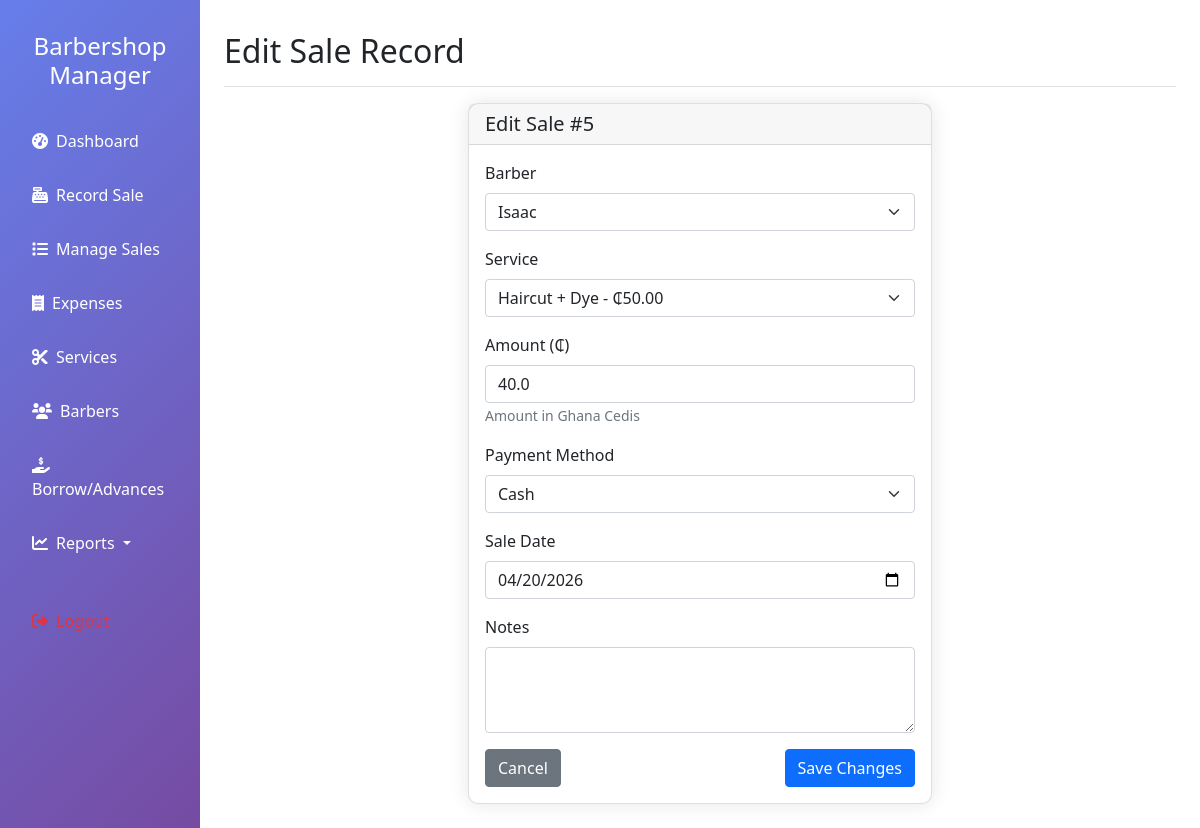
Screenshot of /sales/edit/5 (signed in) with the database file from the repository.
### app/models.py (models this page shows, shortened)
class Sale(db.Model):
    __tablename__ = 'sales'
    id = db.Column(db.Integer, primary_key=True)
    barber_id = db.Column(db.Integer, db.ForeignKey('barbers.id'), nullable=False)
    service_id = db.Column(db.Integer, db.ForeignKey('services.id'), nullable=False)
    custom_service_name = db.Column(db.String(100))
    amount = db.Column(db.Float, nullable=False)
    payment_method = db.Column(db.String(20), nullable=False)  # 'cash' or 'momo'
    sale_date = db.Column(db.Date, nullable=False, default=datetime.utcnow().date)
    notes = db.Column(db.Text)
    created_at = db.Column(db.DateTime, default=datetime.utcnow)

class Barber(db.Model):
    __tablename__ = 'barbers'
    id = db.Column(db.Integer, primary_key=True)
    name = db.Column(db.String(100), nullable=False)
    phone = db.Column(db.String(20))
    email = db.Column(db.String(100))
    active = db.Column(db.Boolean, default=True)
    created_at = db.Column(db.DateTime, default=datetime.utcnow)
    sales = db.relationship('Sale', backref='barber', lazy=True, cascade='all, delete-orphan')
    advances = db.relationship('BarberAdvance', backref='barber', lazy=True, cascade='all, delete-orphan')

class Service(db.Model):
    __tablename__ = 'services'
    id = db.Column(db.Integer, primary_key=True)
    name = db.Column(db.String(100), nullable=False)
    default_price = db.Column(db.Float, nullable=False)
    description = db.Column(db.Text)
    active = db.Column(db.Boolean, default=True)
    created_at = db.Column(db.DateTime, default=datetime.utcnow)
    sales = db.relationship('Sale', backref='service', lazy=True)

### app/sales/routes.py (the view, shortened to what this page needs)
@sales_bp.route('/edit/<int:sale_id>', methods=['GET', 'POST'])
@login_required
def edit_sale(sale_id):
    sale = Sale.query.get_or_404(sale_id)
    barbers = Barber.query.filter_by(active=True).all()
    services = Service.query.filter_by(active=True).all()
    return render_template('sales/edit_sale.html', sale=sale, barbers=barbers, services=services)

### app/extensions.py (called while the page is built)
def init_login_manager(app):
    from app.models import Admin
    @login_manager.user_loader
    def load_user(user_id):
        return Admin.query.get(int(user_id))
    login_manager.init_app(app)

### app/templates/sales/edit_sale.html (shortened to what this page needs)
{% extends "base.html" %}
{% block page_title %}Edit Sale Record{% endblock %}
{% block content %}
<div class="row justify-content-center">
    <div class="col-md-6">
        <div class="card">
            <div class="card-header">
                <h5 class="mb-0">Edit Sale #{{ sale.id }}</h5>
            </div>
            <div class="card-body">
                <form method="POST">
                    <div class="mb-3">
                        <label class="form-label">Barber</label>
                        <select name="barber_id" class="form-select" required>
                            {% for barber in barbers %}
                            <option value="{{ barber.id }}" {% if barber.id == sale.barber_id %}selected{% endif %}>
                                {{ barber.name }}
                            </option>
                            {% endfor %}
                        </select>
                    </div>
                    <div class="mb-3">
                        <label class="form-label">Service</label>
                        <select name="service_id" id="service_id" class="form-select" required>
                            {% for service in services %}
                            <option value="{{ service.id }}" data-price="{{ service.default_price }}" {% if service.id == sale.service_id %}selected{% endif %}>
                                {{ service.name }} - ₵{{ "%.2f"|format(service.default_price) }}
                            </option>
                            {% endfor %}
                        </select>
                    </div>
                    <div class="mb-3">
                        <label class="form-label">Amount (₵)</label>
                        <input type="number" name="amount" id="amount" class="form-control" step="0.01" value="{{ sale.amount }}" required>
                        <small class="text-muted">Amount in Ghana Cedis</small>
                    </div>
                    <div class="mb-3">
                        <label class="form-label">Payment Method</label>
                        <select name="payment_method" class="form-select" required>
                            <option value="cash" {% if sale.payment_method == 'cash' %}selected{% endif %}>Cash</option>
                        </select>
                    </div>
                    <div class="mb-3">
                        <label class="form-label">Sale Date</label>
                        <input type="date" name="sale_date" class="form-control" value="{{ sale.sale_date.strftime('%Y-%m-%d') }}" required>
                    </div>
                    <div class="mb-3">
                        <label class="form-label">Notes</label>
                        <textarea name="notes" class="form-control" rows="3">{{ sale.notes or '' }}</textarea>
                    </div>
                    <div class="d-flex justify-content-between">
                        <a href="{{ url_for('sales.list_sales') }}" class="btn btn-secondary">Cancel</a>
                        <button type="submit" class="btn btn-primary">Save Changes</button>
                    </div>
                </form>
            </div>
        </div>
    </div>
</div>
{% endblock %}

### app/static/css/helper.css (style rules this page uses)
.form-control::placeholder { color: rgba(255,255,255,0.4); }

### app/templates/base.html (style rules this page uses)
.card { border-radius: 10px; box-shadow: 0 0 20px rgba(0,0,0,0.1); }

### rows the page displays
Sale: id "5", barber_id "Isaac", service_id "Haircut + Dye - ₵50.00", amount "40.0", payment_method "Cash", sale_date "04/20/2026"
